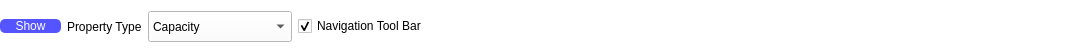
                <widget class="QFrame" name="frame_4">
                 <property name="enabled">
                  <bool>true</bool>
                 </property>
                 <property name="minimumSize">
                  <size>
                   <width>1081</width>
                   <height>0</height>
                  </size>
                 </property>
                 <property name="maximumSize">
                  <size>
                   <width>1081</width>
                   <height>41</height>
                  </size>
                 </property>
                 <property name="styleSheet">
                  <string notr="true">background-color: rgb(255, 255, 255);
color: rgb(0, 0, 0);</string>
                 </property>
                 <property name="frameShape">
                  <enum>QFrame::NoFrame</enum>
                 </property>
                 <property name="frameShadow">
                  <enum>QFrame::Raised</enum>
                 </property>
                 <layout class="QHBoxLayout" name="horizontalLayout_7">
                  <property name="leftMargin">
                   <number>0</number>
                  </property>
                  <property name="rightMargin">
                   <number>0</number>
                  </property>
                  <item>
                   <widget class="QPushButton" name="histButton">
                    <property name="minimumSize">
                     <size>
                      <width>61</width>
                      <height>0</height>
                     </size>
                    </property>
                    <property name="styleSheet">
                     <string notr="true">background-color: rgb(85, 85, 255);
color: rgb(255, 255, 255);
border-radius:5px;
border-style:solid;
selection-background-color: rgb(240, 240, 240);</string>
                    </property>
                    <property name="text">
                     <string>Show</string>
                    </property>
                   </widget>
                  </item>
                  <item>
                   <widget class="QLabel" name="label_11">
                    <property name="text">
                     <string>Property Type</string>
                    </property>
                   </widget>
                  </item>
                  <item>
                   <widget class="QComboBox" name="propertycomboBox_2">
                    <property name="minimumSize">
                     <size>
                      <width>0</width>
                      <height>31</height>
                     </size>
                    </property>
                    <item>
                     <property name="text">
                      <string>Capacity</string>
                     </property>
                    </item>
                    <item>
                     <property name="text">
                      <string>Conductivity</string>
                     </property>
                    </item>
                    <item>
                     <property name="text">
                      <string>Coulombic Efficiency</string>
                     </property>
                    </item>
                    <item>
                     <property name="text">
                      <string>Energy</string>
                     </property>
                    </item>
                    <item>
                     <property name="text">
                      <string>Voltage</string>
                     </property>
                    </item>
                   </widget>
                  </item>
                  <item>
                   <widget class="QCheckBox" name="gBoxHist_toolbar_2">
                    <property name="text">
                     <string>Navigation Tool Bar</string>
                    </property>
                    <property name="checked">
                     <bool>true</bool>
                    </property>
                   </widget>
                  </item>
                  <item>
                   <spacer name="horizontalSpacer_14">
                    <property name="orientation">
                     <enum>Qt::Horizontal</enum>
                    </property>
                    <property name="sizeHint" stdset="0">
                     <size>
                      <width>521</width>
                      <height>18</height>
                     </size>
                    </property>
                   </spacer>
                  </item>
                 </layout>
                </widget>
